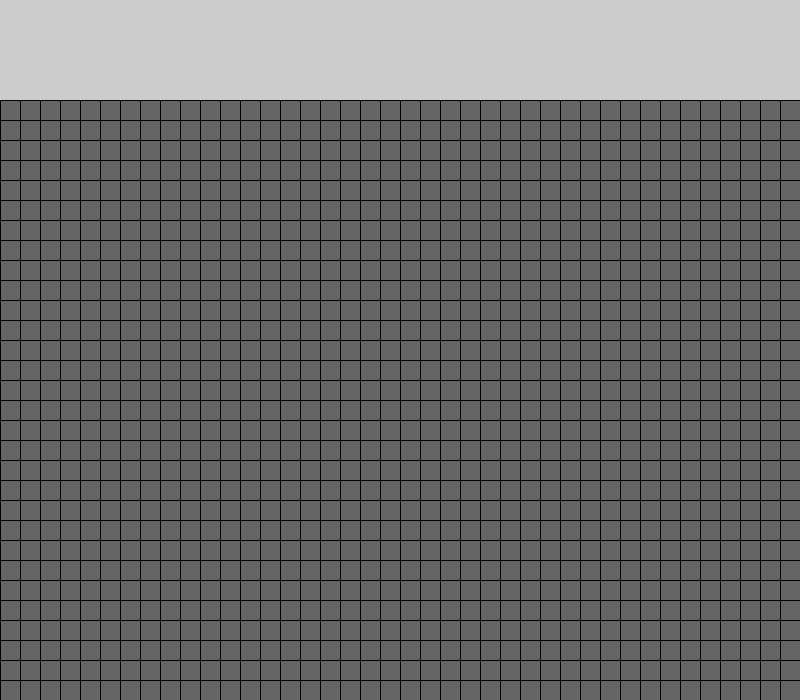
Frame 1 (no input)
Frame 60 (the mouse pressed at the canvas centre just before this capture): identical to frame 1, image omitted
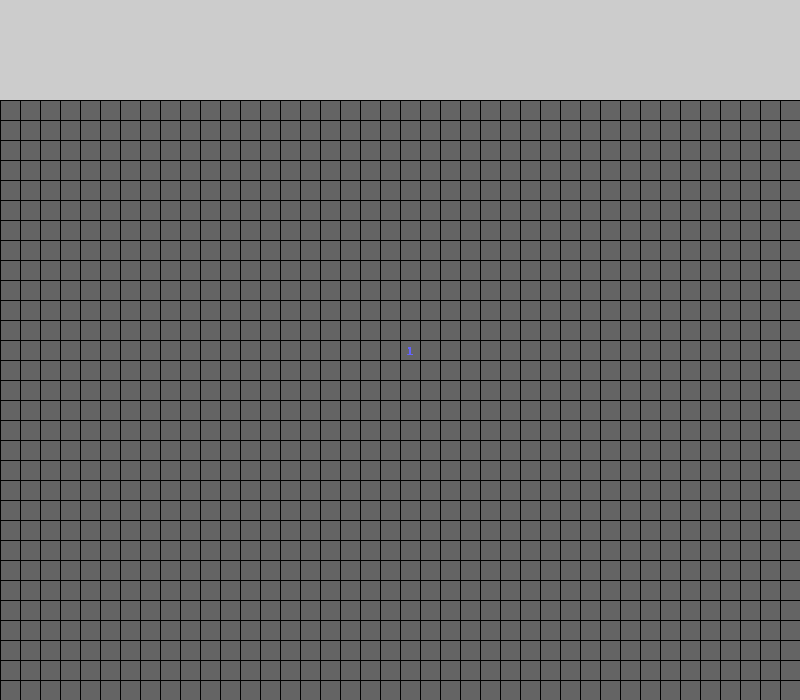
Frame 120 (the mouse held since frame 60 and released just before this capture)

The Processing sketch that drew these frames (run headless with seeded random() and noise(); from frame 60 on, the mouse is pressed at the canvas centre):

// Processing sketch: minesweeper
// ── minesweeper.pde

Board board = new Board();
Cover cover = new Cover();

void setup(){
  size(800, 700);
  noStroke();
  textAlign(CENTER, CENTER);
}


void draw(){
  board.drawBoard();
  cover.drawCover();
  
  
}

void mousePressed(){
  cover.click((int)mouseX/20, (int)(mouseY-100)/20, board);
}

// ── Board.pde
class Board{
  
  int[][] grid = new int[40][30];
  int[][] cover = new int[40][30];
  
  Board(){
    //initialize a random grid of mines
    for(int i=0; i<40; i++){
      for(int j=0; j<30; j++){
        
        if(random(0, 1) > 0.9){
          grid[i][j] = 10;
        } else {
          grid[i][j] = 0;
        }
        
      }
    }
    //fill the empty squares based on num of mines around it
    int count;
    for(int i=0; i<40; i++){
      for(int j=0; j<30; j++){
        
        if(grid[i][j] != 10){
          count = 0; 
          for(int x=-1; x<2; x++){
            for(int y=-1; y<2; y++){
              if(i+x >= 0 && i+x < 40 && j+y >= 0 && j+y < 30 ){
                //own coord is always not a mine, no need to account for it
                if(grid[i+x][j+y] == 10){
                  count += 1;
                }
              }
              
            }
          }
          grid[i][j] = count;
        }
        
      }
    }
    
  }
  
  void drawBoard(){
    for(int i=0; i<40; i++){
      for(int j=0; j<30; j++){
        //get right colour
        switch(grid[i][j]) {
          case 1:
            fill(color(100, 100, 255));
            break;
          case 2:
            fill(color(100, 255, 100));
            break;
          case 3:
            fill(color(150, 0, 150));
            break;
          case 4:
            fill(color(0, 0, 100));
            break;
          case 10:
            fill(color(255, 50, 50));
            break;
          default:
            fill(color(255, 255, 255));
            break;
        }
        //draw number or mine
        if(grid[i][j] == 10){
          circle(i*20+10, j*20+100+10, 10);
        } else {
          text(grid[i][j], i*20+10, j*20+10+100);
        }
      }
    }
  }
  
  int getSquare(int x, int y){
    return grid[x][y];
  }
  
  ArrayList<Integer> getSurroundings(int x, int y){
    ArrayList<Integer> returnList = new ArrayList();
    for(int i=-1; i<2; i++){
      for(int j=0; j<2; j++){
        if(!(i==0 && x==0)){
          if(i+x>=40 || j+x>=30){
            returnList.add(grid[x+i][y+j]);
          }
        }
      }
    }
    return returnList;
  }
  
}

// ── Cover.pde
class Cover{
  int[][] cover = new int[40][30];
  
  Cover(){
    for(int i=0; i<40; i++){
      for(int j=0; j<30; j++){
        cover[i][j] = 1;
      }
    }
  }
  
  void click(int x, int y, Board board){
    cover[x][y] = 0;
    
    if(board.getSquare(x, y) == 0){
      for(int i=-1; i<2; i++){
        for(int j=0; j<2; j++){
          if(!(i+x>=40 || j+x>=30)){
            cover[x][y] = 0;
          }
        }
      }
    }
  }
  
  void drawCover(){
    stroke(1);
    fill(100);
    for(int i=0; i<40; i++){
      for(int j=0; j<30; j++){
        if(cover[i][j] == 1){
          square(i*20, j*20+100, 20);
        }
      }
    }
    noStroke();
  }
  
  
}
